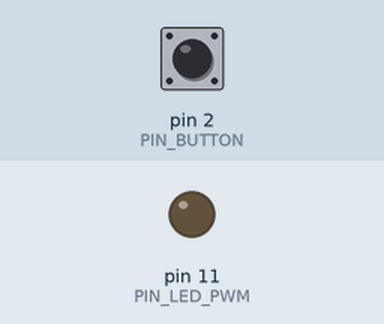
Bench run of a sketch on a simulated Arduino Uno, built with avr-gcc and run on an emulated ATmega328P. Shown: output pins drawn as LEDs (lit = HIGH). The test bench sets the inputs (shaded band); at power-on: pin 2 (PIN_BUTTON) HIGH. What the sketch prints to the serial monitor is not drawn.

Above: at 1.2 s.
1.3 s: pin 2 (PIN_BUTTON) pulled LOW for 0.15 s
At 1.7 s:
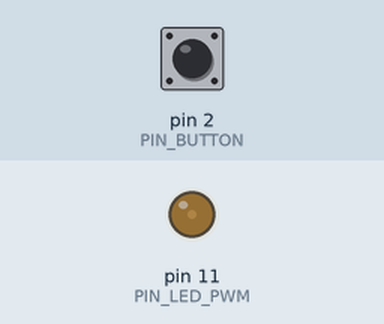
2.9 s: pin 2 (PIN_BUTTON) pulled LOW for 1 s
At 4.1 s:
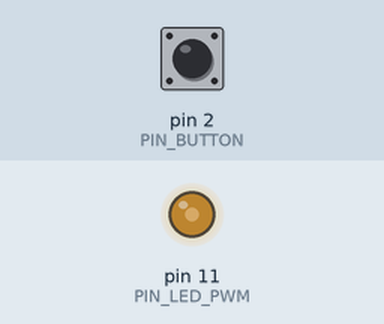
5.4 s: pin 2 (PIN_BUTTON) pulled LOW for 0.15 s
At 6.0 s:
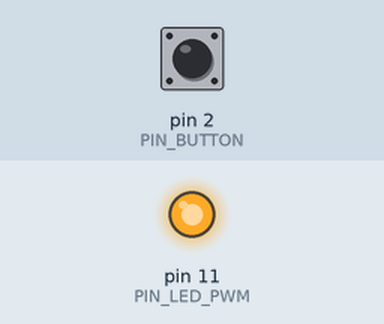
7.0 s: pin 2 (PIN_BUTTON) pulsed LOW 5 times (0.12 s each, 0.3 s apart)
At 9.4 s:
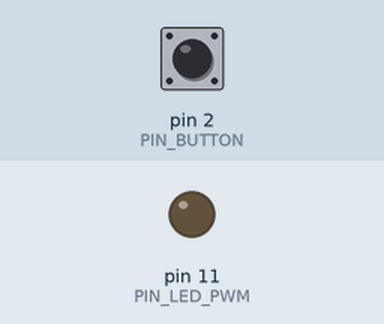
10.0 s: pin 2 (PIN_BUTTON) pulled LOW for 3.2 s
At 10.7 s:
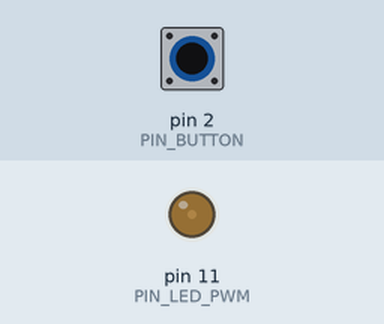
Timing chart, 0 to 13.0 s (numbered marks = the images above; inputs shaded):
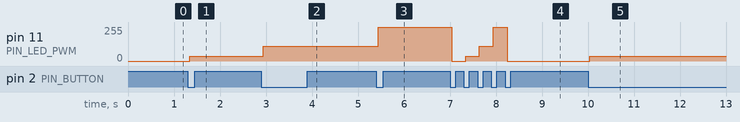

The sketch:

Robotics.ino
```cpp
/*
 * SHLOK // ROBOTICS & EMBEDDED SYSTEM 03
 * Circuit 03: The 4-Stage Tactical Dimmer (PWM + Edge-Triggered State Machine)
 * Hardware:
 *   - Pin ~11 (PWM Output): LED Anode via 220Ω Resistor
 *   - Pin 2   (Digital Input): Tactile Push Button (INPUT_PULLUP)
 *   - GND:    Common Ground Rail
 */

#include <Arduino.h>

// Hardware Pin Definitions
constexpr uint8_t PIN_LED_PWM  = 11; // Must be a '~' PWM pin (3, 5, 6, 9, 10, 11)
constexpr uint8_t PIN_BUTTON   = 2;  // Hardware interrupt/digital pin with internal pullup

// 4-Stage Power Levels (8-bit PWM: 0 to 255)
constexpr uint8_t POWER_LEVELS[4] = {0, 35, 110, 255};
const char* const MODE_NAMES[4]   = {"STANDBY (OFF)", "STEALTH (14%)", "CRUISE (43%)", "MAX BLAST (100%)"};

// State Machine Variables
uint8_t currentMode = 0;              // Starts at 0 (OFF)
int lastButtonState = HIGH;           // Previous stable reading
int previousReading = HIGH;           // Raw reading for debouncing
unsigned long lastDebounceTime = 0;
constexpr unsigned long DEBOUNCE_DELAY_MS = 40; // 40ms mechanical filter

void setup() {
    Serial.begin(115200);
    while (!Serial && millis() < 1500) {
        // Wait briefly for serial monitor connection
    }

    pinMode(PIN_LED_PWM, OUTPUT);
    pinMode(PIN_BUTTON, INPUT_PULLUP);

    // Initialize to Mode 0 (OFF)
    analogWrite(PIN_LED_PWM, POWER_LEVELS[currentMode]);

    Serial.println(F("==========================================="));
    Serial.println(F("[SYSTEM]: CIRCUIT 03 TACTICAL DIMMER ARMED"));
    Serial.println(F("[ARCH]  : 8-BIT HARDWARE PWM (Timer2 @ 490Hz)"));
    Serial.println(F("[INPUT] : PIN 2 EDGE-TRIGGERED STATE MACHINE"));
    Serial.println(F("==========================================="));
    Serial.print(F("[BOOT] Mode 0: "));
    Serial.println(MODE_NAMES[currentMode]);
}

void loop() {
    unsigned long currentMillis = millis();
    int rawReading = digitalRead(PIN_BUTTON);

    // 1. Debounce Filter: Reset timer if switch bounced
    if (rawReading != previousReading) {
        lastDebounceTime = currentMillis;
    }

    // 2. Edge Detection: Process state change only after signal stabilizes
    if ((currentMillis - lastDebounceTime) > DEBOUNCE_DELAY_MS) {
        if (rawReading != lastButtonState) {
            lastButtonState = rawReading;

            // FALLING EDGE: Button was just clicked down (HIGH -> LOW)
            if (lastButtonState == LOW) {
                // Cycle through 0 -> 1 -> 2 -> 3 -> 0 using modulo arithmetic
                currentMode = (currentMode + 1) % 4;

                // Apply Hardware PWM Duty Cycle to Silicon
                analogWrite(PIN_LED_PWM, POWER_LEVELS[currentMode]);

                // Telemetry Broadcast
                Serial.print(F("[CLICK EVENT] ──► Mode "));
                Serial.print(currentMode);
                Serial.print(F(": "));
                Serial.print(MODE_NAMES[currentMode]);
                Serial.print(F(" | PWM: "));
                Serial.print(POWER_LEVELS[currentMode]);
                Serial.println(F(" / 255"));
            }
        }
    }

    previousReading = rawReading;
}
```

Measured:
- after the input at 1.3 s, pin 11 (PIN_LED_PWM): 0/255 → 35/255 at once
- after the input at 2.9 s, pin 11 (PIN_LED_PWM): 35/255 → 110/255 at once
- after the input at 5.4 s, pin 11 (PIN_LED_PWM): 110/255 → 255/255 at once
- after the input at 7.0 s, pin 11 (PIN_LED_PWM): 255/255 → 0/255 at once, → 35/255 0.30 s later, → 110/255 0.30 s later, → 255/255 0.30 s later, … (5 changes in this stretch)
- after the input at 10.0 s, pin 11 (PIN_LED_PWM): 0/255 → 35/255 at once
